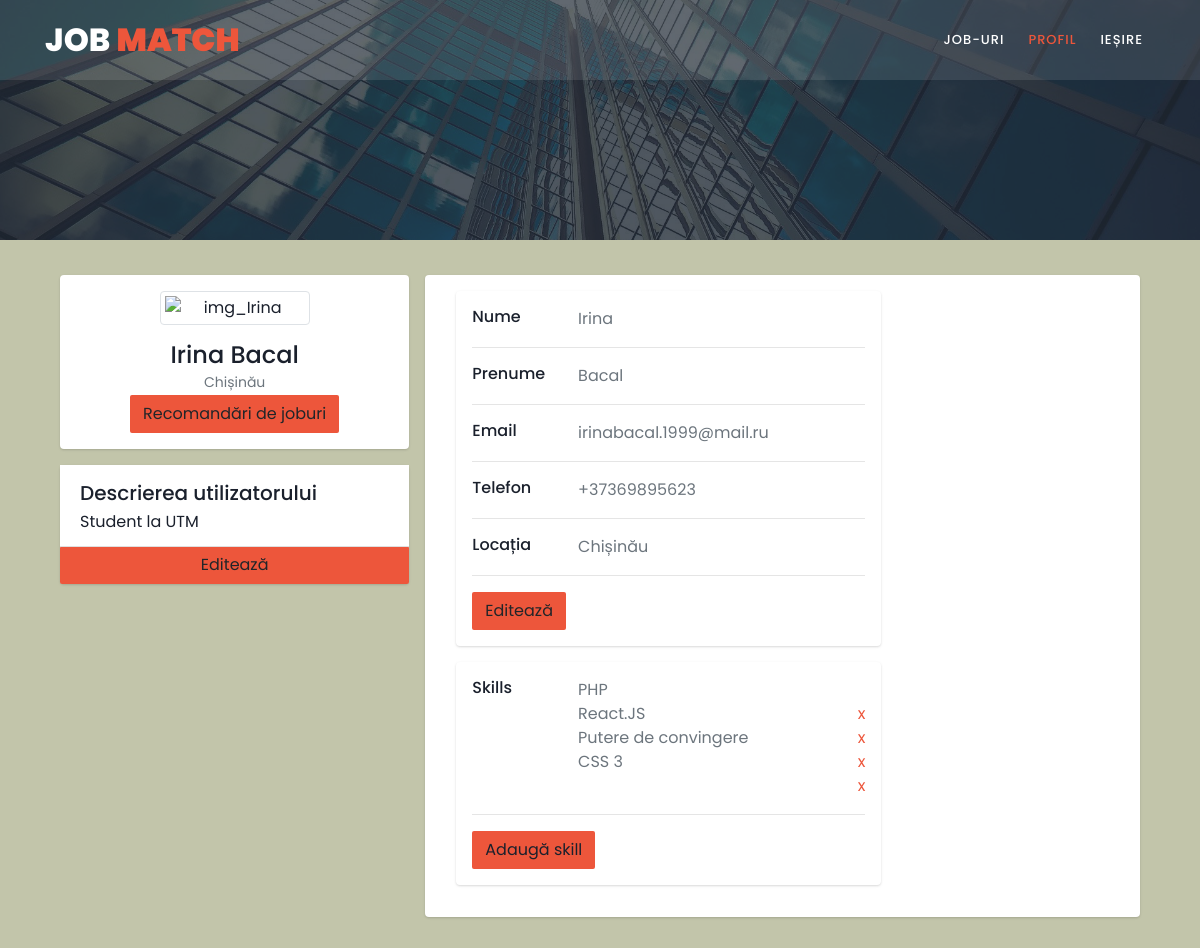
The app's page /JobMatch/proiect/job-website/userProfile.php (signed in) with its own data.
### tables this page shows
CREATE TABLE `users` (
  `id_user` int(11) NOT NULL,
  `poza` varchar(100) NOT NULL,
  `nume` varchar(100) NOT NULL,
  `prenume` varchar(100) NOT NULL,
  `id_locatie` int(11) NOT NULL,
  `descriere_user` varchar(150) NOT NULL,
  `salariu_min_interesat` int(11) NOT NULL,
  `salariu_max_interesat` int(11) NOT NULL,
  `id_valuta` int(11) NOT NULL,
  `parola` varchar(100) NOT NULL,
  `email_user` varchar(100) NOT NULL,
  `telefon` varchar(66) NOT NULL
);

CREATE TABLE `locatie` (
  `id_locatie` int(11) NOT NULL,
  `raion` varchar(50) NOT NULL
);

CREATE TABLE `skills` (
  `id_skill` int(11) NOT NULL,
  `denumire_skill` varchar(80) NOT NULL,
  `id_categ_skill` int(11) NOT NULL
);

### JobMatch/proiect/job-website/userServices.php (called while the page is built, shortened)
<?php
require_once "config.php";
$edit_state = false;
$editStateDesc = false;
$isForEdit = false;
$getskills=mysqli_query($link,"SELECT denumire_skill, skills.id_skill FROM skills_user INNER JOIN skills ON skills_user.id_skill=skills.id_skill WHERE skills_user.id_user = {$_SESSION["id_user"]}");
$userDetails = mysqli_query($link, "
    SELECT
        us.id_user,
        us.nume,
        us.prenume,
        us.poza,
        us.descriere_user,
        us.email_user,
        us.telefon,
        lo.raion AS locatie
    FROM
        users us
    INNER JOIN locatie lo ON
        us.id_locatie = lo.id_locatie
    WHERE
        us.id_user = {$_SESSION["id_user"]}");
?>

### JobMatch/proiect/job-website/userProfile.php (the view, shortened to what this page needs)
<?php
require_once("userServices.php");
$details = mysqli_fetch_array($userDetails);
function customButton($scriptUrl = null, $idParam = null, $name)
{
    echo '<a class="btn btn--radius-2 btn--blue" target="__blank" href="?'.$scriptUrl.'='.$idParam.'">'.$name.'</a>';
}
?>
<!DOCTYPE html>
<html lang="en">
<head>
    <link rel="stylesheet" type="text/css" href="assets/css/bootstrap.min.css">
    <link rel="stylesheet" type="text/css" href="assets/css/font-awesome.css">
    <link rel="stylesheet" href="assets/css/style.css">
    <link rel="stylesheet" href="assets/css/userProfile.css">
</head>
<body>
<header class="header-area header-sticky">
    <div class="container">
        <div class="row">
            <div class="col-12">
                <nav class="main-nav">
                    <a href="#" class="logo">Job <em> Match</em></a>
                    <ul class="nav">
                        <li><a href="jobs.php">Job-uri</a></li>
                        <li><a href="userProfile.php" class="active">Profil</a></li>
                        <li><a href="?logout='1'">Ieșire</a></li>
                    </ul>
                </nav>
            </div>
        </div>
    </div>
</header>
<section class="section section-bg" id="call-to-action" style="background-image: url(assets/images/banner-image-1-1920x500.jpg)">
</section>
<div class ="container-margin" >
    <div class="container">
        <div class="main-body">
            <div class="row gutters-sm">
                <div class="col-md-4 mb-3">
                    <div class="card">
                        <div class="card-body">
                            <div class="d-flex flex-column align-items-center text-center">
                                <img src="pozeUtilizatori/<?php echo $details['poza']; ?>" alt="img_<?php echo $details['nume']; ?>" class="img-thumbnail" width="150" onerror="this.onerror=null;this.src='https://www.bootdey.com/app/webroot/img/Content/Manbrown2.png';">
                                <div class="mt-3">
                                    <h4><?php echo $details['nume']; ?>
                                        <?php echo $details['prenume']; ?></h4>
                                    <p class="text-muted font-size-sm"><?php echo $details['locatie']; ?></p>
                                    <a class="btn btn--radius-2 btn--blue " target="__blank" href="recomandari.php?id_user=<?php echo $details['id_user']; ?>">Recomandări de joburi</a>
                                </div>
                            </div>
                        </div>
                    </div>
                    <div class="card mt-3">
                        <form method="post" action="userServices.php">
                            <ul class="list-group list-group-flush">
                                <li class="list-group-item d-flex justify-content-between align-items-center flex-wrap">
                                    <h5 class="mb-0">Descrierea utilizatorului</h5>
                                    <?php if($editStateDesc == false): ?>
                                        <?php if ($details['descriere_user'] != null) {
                                            echo(" <br><span class='mb-0'>".$details['descriere_user']."</span>");
                                        } else {
                                            echo("<span class='mb-0'>Nicio descriere de afișat</span>");
                                        }?>
                                    <?php else: ?>
                                    <input type="text" name="descriere_user" class="form-control" value="<?php echo $details['descriere_user'];  ?>">
                                    <?php endif ?>
                                </li>
                                <?php if (($details['descriere_user'] != null && !$isForEdit)) {
                                    customButton("edit_user_description",$details['id_user'],"Editează");
                                } ?>
                            </ul>
                        </form>
                    </div>
                </div>
                <div class="col-md-8">
                    <form method="post" action="userServices.php">
                        <div class="card mb-3">
                            <div class="card-body">
                                <div class="col-md-8">
                                    <form method="post" action="userServices.php">
                                        <div class="card mb-3">
                                            <div class="card-body">
                                                <div class="row">
                                                    <div class="col-sm-3">
                                                        <h6 class="mb-0">Nume</h6>
                                                    </div>
                                                    <div class="col-sm-9 text-secondary">
                                                        <?php if($edit_state == false): ?>
                                                            <?php echo $details['nume']; ?>
                                                        <?php else: ?>
                                                            <input type="text" name="nume" class="form-control" value="<?php echo $details['nume'];  ?>">
                                                        <?php endif ?>
                                                    </div>
                                                </div>
                                                <hr>
                                                <div class="row">
                                                    <div class="col-sm-3">
                                                        <h6 class="mb-0">Prenume</h6>
                                                    </div>
                                                    <div class="col-sm-9 text-secondary">
                                                        <?php if($edit_state == false): ?>
                                                            <?php echo $details['prenume']; ?>
                                                        <?php else: ?>
                                                            <input type="text" name="prenume" class="form-control" value="<?php echo $details['prenume'];  ?>">
                                                        <?php endif ?>
                                                    </div>
                                                </div>
                                                <hr>
                                                <div class="row">
                                                    <div class="col-sm-3">
                                                        <h6 class="mb-0">Email</h6>
                                                    </div>
                                                    <div class="col-sm-9 text-secondary">
                                                        <?php if($edit_state == false): ?>
                                                            <?php echo $details['email_user']; ?>
                                                        <?php else: ?>
                                                            <input type="text" name="email_user" class="form-control" value="<?php echo $details['email_user'];  ?>">
                                                        <?php endif ?>
                                                    </div>
                                                </div>
                                                <hr>
                                                <div class="row">
                                                    <div class="col-sm-3">
                                                        <h6 class="mb-0">Telefon</h6>
                                                    </div>
                                                    <div class="col-sm-9 text-secondary">
                                                        <?php if($edit_state == false): ?>
                                                            <?php echo $details['telefon']; ?>
                                                        <?php else: ?>
                                                            <input type="text" name="telefon" class="form-control" value="<?php echo $details['telefon'];  ?>">
                                                        <?php endif ?>
                                                    </div>
                                                </div>
                                                <hr>
                                                <div class="row">
                                                    <div class="col-sm-3">
                                                        <h6 class="mb-0">Locația</h6>
                                                    </div>
                                                    <div class="col-sm-9 text-secondary">
                                                        <?php if($edit_state == false): ?>
                                                            <?php echo $details['locatie']; ?>
                                                        <?php endif ?>
                                                    </div>
                                                </div>
                                                <hr>
                                                <div class="row">
                                                    <div class="col-sm-12">
                                                        <div>
                                                            <?php if($edit_state == false): ?>
                                                                <a class="btn btn--radius-2 btn--blue " target="__blank" href="userProfile.php?edit_user_profile=<?php echo $details['id_user']; ?>">Editează</a>
                                                            <?php else: ?>
                                                                <button class="btn btn--radius-2" style="background: green;" target="__blank" type="submit" name="update_user_profile">Salveaza</button>
                                                                <a class="btn btn--radius-2" style="background: red;" target="__blank" href="userProfile.php">Anulează</a>
                                                            <?php endif ?>
                                                        </div>
                                                    </div>
                                                </div>
                                            </div>
                                        </div>
                                    </form>
                                        <div class="col-md-13">
                                            <div class="card mb-3">
                                                <div class="card-body">
                                                   <div class="row">
                                                        <div class="col-sm-3">
                                                            <h6 class="mb-0">Skills</h6>
                                                        </div>
                                                        <div class="col-sm-9 text-secondary">
                                                                <?php
                                                                if (mysqli_num_rows($getskills) == 0){
                                                                    echo "<h6 class='mb-0'>Niciun skill de afișat</h6>";
                                                                }
                                                                else{
                                                                    while($skills = mysqli_fetch_array($getskills)){
                                                                        echo '<li>' . $skills['denumire_skill'] .'</li>
                                                                        <a style="float: right;" class="" href="?delete_skill=' .$skills['id_skill'].'">x</a>';
                                                                    }
                                                                }
                                                                ?>
                                                        </div>
                                                    </div>
                                                    <hr>
                                                    <a class="btn btn--radius-2 btn--blue " target="__blank" onclick="$('#adaugareSkill').modal('show')">Adaugă skill</a>
                                                </div>
                                            </div>
                                      </div>
                                </div>
                            </div>
                        </div>
                </div>
</body>
</html>

### records on screen
users: nume "Irina", prenume "Bacal", id_locatie.raion "Chișinău", descriere_user "Student la UTM", email_user "irinabacal.1999@mail.ru", telefon "+37369895623"
skills: denumire_skill "PHP"
skills: denumire_skill "React.JS"
skills: denumire_skill "Putere de convingere"
skills: denumire_skill "CSS 3"

### other values on screen
$name "Editează"
